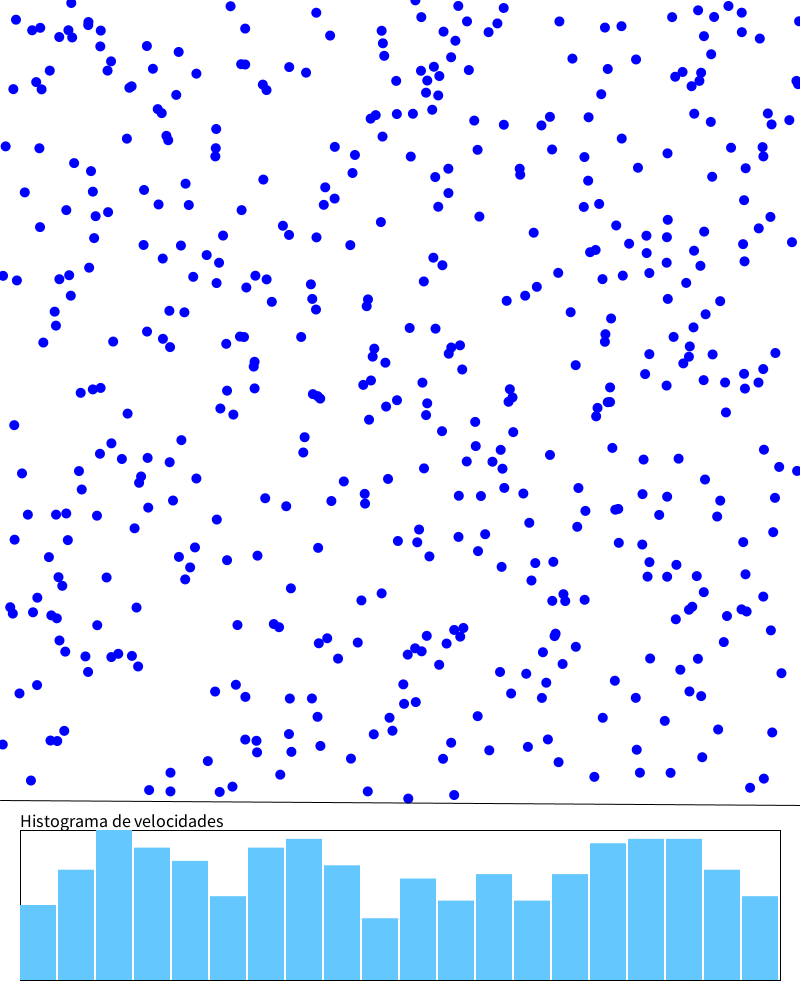
Frame 1 (no input)
Frame 60 (the mouse pressed at the canvas centre just before this capture): identical to frame 1, image omitted
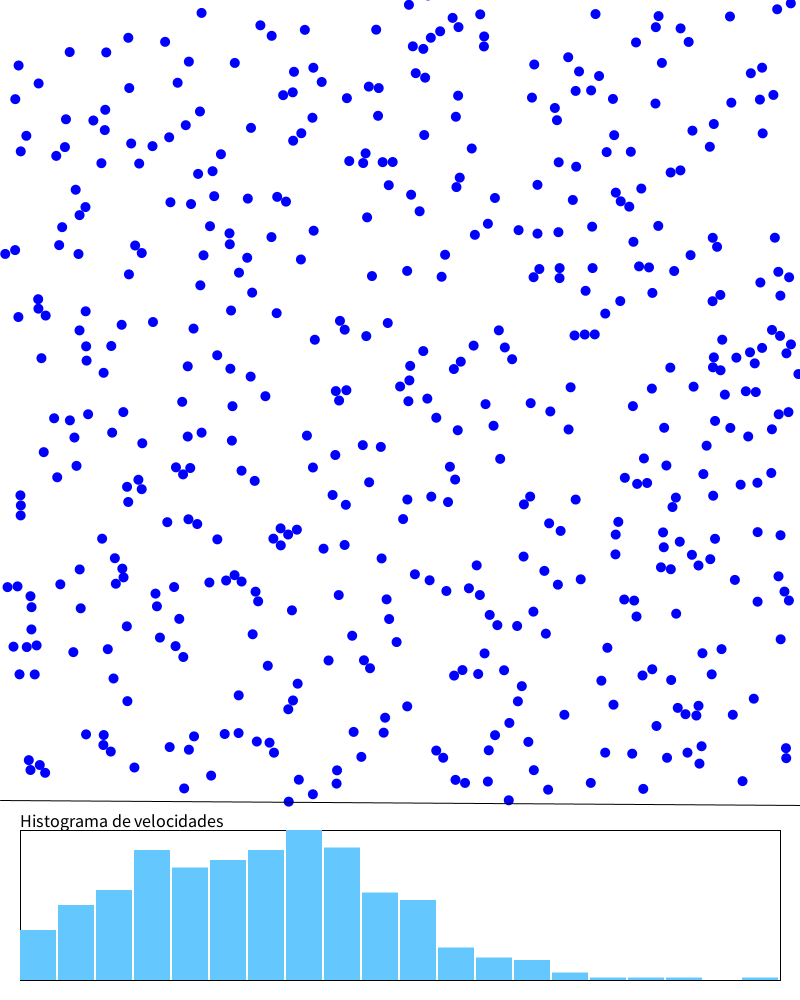
Frame 120 (the mouse held since frame 60 and released just before this capture)

The Processing sketch that drew these frames (run headless with seeded random() and noise(); from frame 60 on, the mouse is pressed at the canvas centre):

// Processing sketch: Gas
// ── Gas.pde
class Particula {
  
  PVector posicion;
  PVector velocidad;
  float R;
  
  color c = color(0, 0, 255);

  Particula(float x, float y, float vx, float vy, float r) {
    posicion = new PVector(x, y);
    velocidad = new PVector(vx, vy);
    R = r;
  }

  void update() {
    
    // Actualizamos la velocidad vertical
    velocidad.y += g*dt;
    
    // Rebota contras las paredes
    if (posicion.x < R || posicion.x > simulWidth - R) {
      velocidad.x *= -1;
      posicion.x = constrain(posicion.x, R, simulWidth - R);
    }
    if (posicion.y < R || posicion.y > simulHeight - R) {
      velocidad.y *= -1;
      posicion.y = constrain(posicion.y, R, simulHeight - R);
    }
    
    // Movemos la partícula
    posicion.add(velocidad.mult(dt));
    
  }

  // Checa colision con otra partícula
  void checar_colision(Particula otra) {
    
    PVector diff = PVector.sub(posicion, otra.posicion);
    float dist = diff.mag();
    float min_dist = R + otra.R;

    if (dist < min_dist && dist > 0) {
      PVector collisionNormal = diff.copy().normalize();

      // Ajustamos las partículas para que apenas se estén tocando
      float overlap = (min_dist - dist) / 2;
      posicion.add(collisionNormal.copy().mult(overlap));
      otra.posicion.sub(collisionNormal.copy().mult(overlap));

      PVector relativeVelocity = PVector.sub(velocidad, otra.velocidad);
      float velAlongNormal = relativeVelocity.dot(collisionNormal);

      if (velAlongNormal > 0) return;

      float impulse = (2 * velAlongNormal) / 2;
      PVector impulseVector = collisionNormal.mult(impulse);

      velocidad.sub(impulseVector);
      otra.velocidad.add(impulseVector);

    }

  }

  void display() {
    fill(0, 0, 255);
    noStroke();
    circle(posicion.x, posicion.y, 2*R);
  }

}

// Variables globales
int num_particulas = 500;
float radio = 5;
float dt = 1.0;
float g = 0.0;
boolean pausa = true;

ArrayList<Particula> particulas;
float simulWidth;
float simulHeight;

void setup() {
  
  size(800, 1000);
  
  simulWidth = 800;
  simulHeight = 800;
  
  particulas = new ArrayList<Particula>();
  for (int i = 0; i < num_particulas; i++) {
    float vel = random(10, 20);
    float x = random(0, simulWidth);
    float y = random(0, simulHeight);
    float dir = random(0, 2*PI);
    float vx = vel * cos(dir);
    float vy = vel * sin(dir);
    particulas.add(new Particula(x, y, vx, vy, radio));
  }

}

void draw() {
  background(255);
  
  
  if (!pausa) {
    for (Particula p : particulas) {
      p.update();
    }
    
    // Handle collisions
    for (int i = 0; i < num_particulas; i++) {
      Particula a = particulas.get(i);
      for (int j = i + 1; j < num_particulas; j++) {
        Particula b = particulas.get(j);
        a.checar_colision(b);
      }
    }
      
  }
  
  for (Particula p : particulas) {
    p.display();
  }
  
  stroke(0);
  line(0, width, simulHeight+5, simulHeight+5);
  
  drawVelocityHistogram();  
  
}

void mousePressed() {
  pausa = !pausa;
}

void drawVelocityHistogram() {

  float h = 150;
  float x = 20;
  float w = width - 40;
  float y = height - h - 20;
  int num_bins = 20; 
  
  float[] speeds = new float[num_particulas];
  float minSpeed = 1e30;
  float maxSpeed = 0;

  for (int i = 0; i < num_particulas; i++) {
    speeds[i] = particulas.get(i).velocidad.mag();
    if (speeds[i] < minSpeed) {
      minSpeed = speeds[i];
    }
    if (speeds[i] > maxSpeed) {
      maxSpeed = speeds[i];
    }    
  }

  int[] histogram = new int[num_bins];
  for (float speed : speeds) {
    int bin = int(map(speed, minSpeed, maxSpeed, 0, num_bins));
    bin = constrain(bin, 0, num_bins - 1);
    histogram[bin]++;
  }

  int maxCount = max(histogram);
  float binWidth = w / num_bins;

  // Draw axes
  stroke(0);
  noFill();
  rect(x, y, w, h);

  // Draw histogram bars
  for (int i = 0; i < num_bins; i++) {
    float binHeight = map(histogram[i], 0, maxCount, 0, h);
    fill(100, 200, 255);
    noStroke();
    rect(x + i * binWidth, y + h - binHeight, binWidth - 2, binHeight);
  }

  fill(0);
  textAlign(LEFT, TOP);
  textSize(18);
  text("Histograma de velocidades", x, y - 16);

}
